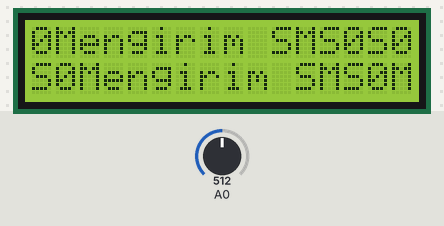
Recording of a sketch running on a simulated Arduino Mega 2560, built with avr-gcc and run on an emulated ATmega2560. Shown: 16×2 character LCD. Inputs (shaded band) come from the test bench; at power-on: A0 = 512.

Above: at 1.2 s.
1.3 s: A0 set to 109
3.9 s: A0 set to 89
At 4.12 s:
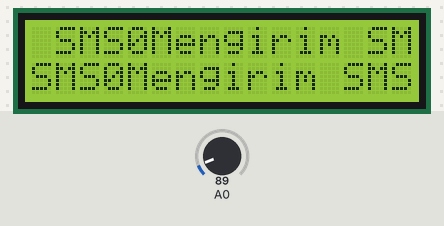
6.3 s: A0 set to 1023
At 6.52 s:
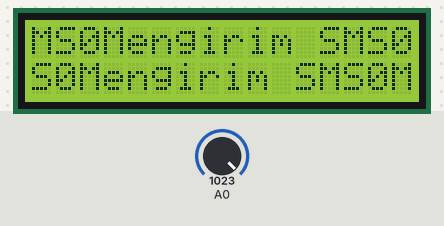
9.3 s: A0 set to 1008
11.7 s: A0 set to 987
At 11.94 s:
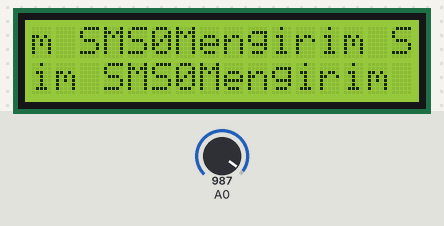
14.4 s: A0 set to 0
At 14.65 s:
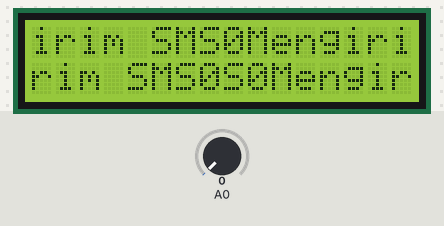
Timing chart, 0 to 17.4 s (numbered marks = the images above; inputs shaded):
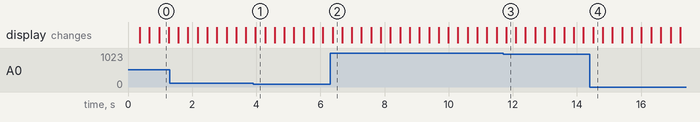

Measured:
- the behaviour switches between 100 and 99 on A0 (found by bisection; images 0 and 1)
- the behaviour switches between 1000 and 999 on A0 (found by bisection; images 2 and 3)
- after the input at 3.9 s, the display: changes after 0.07 s (image 1)
- after the input at 6.3 s, the display: changes after 0.08 s (image 2)
- after the input at 11.7 s, the display: changes after 0.09 s (image 3)
- after the input at 14.4 s, the display: changes after 0.10 s (image 4)

The sketch:

Metode_Tsukamoto.ino
```cpp
#include <LiquidCrystal.h>
LiquidCrystal lcd(2, 3, 4, 5, 6, 7);
const int trigPin;
const int echoPin;

int sensor;
int modul_wifi;
int sms_size;
int tinggi_air;
int value_normal;
int value_kirim;
int MengirimSms, normal;

float x;
float y;
float z;

void setup() {
 lcd.begin(16,2);
 pinMode(trigPin, OUTPUT);
 pinMode(echoPin, INPUT);
}

void loop(){

//fuzifikasi
tinggi_air=analogRead(sensor);
Serial.println(tinggi_air) ;
Serial.println(value_normal);

if (tinggi_air <200)
value_kirim  = 1;
value_normal = 0;

if (tinggi_air >200 && 300)
value_kirim = (300-sensor)/(300-200);
value_normal = (sensor-200)/(300-200);


if  (tinggi_air = 300)
value_kirim  = 1;
value_normal = 0 ;

if (tinggi_air >= 300);
value_kirim = 1;
value_normal = 0;

if (tinggi_air >=300)
value_kirim = (200-sensor)/(200-300);
value_normal = (sensor-300)/(200-300);


//defuzzifikasi

Serial.println(z);

if (z<200)
{
  digitalWrite(trigPin, HIGH);
  lcd.print("Mengirim SMS");
  lcd.print(MengirimSms);
}

else
{
  lcd.print("normal");
  lcd.print(normal);
}
}
```

Metode_Mamdani.ino
```cpp
#include <stdio.h>
#include <math.h>
float A, B;
int sel_;

float a1, b1a, b1b, c1;

float A11, A12, A13, A14, A15, A16, A17;
float M1, M2, M3, M4, M5, M6, M7;

float fucurah_hujan[4] = {0, 0, 10, 100};
float fulama_hujan[3] = {50, 150, 250};
float fudebit_sungai[4] = {200, 290, 300, 300};

float fysiaga3[3] = {0, 0, 100};
float fysiaga2[3] = {20, 127.5, 235};
float fysiaga1[3] = {155, 255, 255};

float inputf, outputf;

float FiN(){
    if (inputf < fucurah_hujan[2]){return 1;}
    else if (inputf >= fucurah_hujan[2] && inputf <= fucurah_hujan[3]){return (fucurah_hujan[3] - inputf)/(fucurah_hujan[3]-fucurah_hujan[2]);}
    else if (inputf > fucurah_hujan[3]){return 0;}
}

float FiZ(){

    if (inputf < fulama_hujan[0]){return 0;}
    else if (inputf >= fulama_hujan[0] && inputf <= fulama_hujan[1]){return (inputf - fulama_hujan[0])/(fulama_hujan[1]-fulama_hujan[0]);}
    else if (inputf >= fulama_hujan[1] && inputf <= fulama_hujan[2]){return (fulama_hujan[2] - inputf)/(fulama_hujan[2]-fulama_hujan[1]);}
    else if (inputf > fulama_hujan[2]){return 0;}

}

float FiP(){
    if (inputf < fudebit_sungai[0]){return 0;}
    else if (inputf >= fudebit_sungai[0] && inputf <= fudebit_sungai[1]){return (inputf - fudebit_sungai[0])/(fudebit_sungai[1]-fudebit_sungai[0]);}
    else if (inputf > fudebit_sungai[1]){return 1;}
}

float FoN(){
    if (outputf < fysiaga3[1]){return 1;}
    else if (outputf >= fysiaga3[1] && outputf <= fysiaga3[2]){return (fysiaga3[2] - outputf)/(fysiaga3[2]-fysiaga3[1]);}
    else if (outputf > fysiaga3[2]){return 0;}
}

float FoZ(){

    if (outputf < fysiaga2[0]){return 0;}
    else if (outputf >= fysiaga2[0] && outputf <= fysiaga2[1]){return (outputf - fysiaga2[0])/(fysiaga2[1]-fysiaga2[0]);}
    else if (outputf >= fysiaga2[1] && outputf <= fysiaga2[2]){return (fysiaga2[2] - outputf)/(fysiaga2[2]-fysiaga2[1]);}
    else if (outputf > fysiaga2[2]){return 0;}

}

float FoP(){
    if (outputf < fysiaga1[0]){return 0;}
    else if (outputf >= fysiaga1[0] && outputf <= fysiaga1[1]){return (outputf - fysiaga1[0])/(fysiaga1[1]-fysiaga1[0]);}
    else if (outputf > fysiaga1[1]){return 1;}
}

void implikasi (){
a1 = 100 - (FiN() * (fysiaga3[2] - fysiaga3[1]));
b1a = 20 + (FiZ() * (fysiaga2[1] - fysiaga2[0]));
b1b =  235 - (FiZ() * (fysiaga2[2] - fysiaga2[1]));
c1 = 155 + (FiP() * (fysiaga1[1] - fysiaga1[0]));
}

void luas_deffuzzy(){
implikasi ();
A11 = ((fysiaga3[2] - a1) * FiN()) / 2;
A12 = (a1 - fysiaga3[0]) * FiN();
A13 = ((b1a - fysiaga2[0])* FiZ()) / 2;
A14 = ((fysiaga2[2] - b1b)* FiZ()) / 2;
A15 = (b1b - b1a)*FiZ();
A16 = ((c1 - fysiaga1[0]) * FiP()) / 2;
A17 = (fysiaga1[2] - c1)* FiP();
}

float f(float x){

    if (B > 0 && sel_ == 0){
    return ((x-A)/B)*x;
    }
    else if (B > 0 && sel_ == 1){
    return ((A-x)/B)*x;
    }
    else {
    return A*x;
    }
}

float simpsons(float f(float x), float a,float b,float n){
  float h,integral,x,sum=0;
  int i;
  h=fabs(b-a)/n;
  for(i=1;i<n;i++){
    x=a+i*h;
    if(i%2==0){
      sum=sum+2*f(x);
    }
    else{
      sum=sum+4*f(x);
    }
  }
  integral=(h/3)*(f(a)+f(b)+sum);
  return integral;
}

float fx(float limd, float limu, float a, float b, int sel){
    int n,i=2;
    float h,x,integral,eps=0.1,integral_new;
    A = a;
    B = b;
    sel_ = sel;

    integral_new=simpsons(f,limd,limu,i);

    do{
        integral=integral_new;
        i=i+2;
        integral_new=simpsons(f,limd,limu,i);
    }while(fabs(integral_new-integral)>=eps);


    return integral_new;
}

void moment(){
luas_deffuzzy();

M1 = fx(a1, fysiaga3[2], fysiaga3[2], (fysiaga3[2]-fysiaga3[0]), 1);
M2 = fx(fysiaga3[0], a1, FiN(), 0, 0);
M3 = fx(fysiaga2[0], b1a, fysiaga2[0], (fysiaga2[1] - fysiaga2[0]), 0);
M4 = fx (b1b, fysiaga2[2], fysiaga2[2], (fysiaga2[2]-fysiaga2[1]), 1);
M5 = fx (b1a, b1b, FiZ(), 0, 0);
M6 = fx(fysiaga1[0], c1, fysiaga1[0], (fysiaga1[2]-fysiaga1[0]), 0);
M7 = fx(c1, fysiaga1[2], FiP(), 0, 0);
}

float deffuzzyfikasi(){
return (M1+M2+M3+M4+M5+M6+M7)/(A11+A12+A13+A14+A15+A16+A17);
}

int main(){
    printf ("Masukan Input Jarak 0 - 300 :");
    scanf ("%f", &inputf);

    printf ("Curah Hujan : %f\n", FiN());
    printf ("Lama Hujan: %f\n", FiZ());
    printf ("Debit Sungai: %f\n", FiP());

    moment();

    printf("a1 : %f\n", a1);
    printf("b1a : %f\n", b1a);
    printf("b1b : %f\n", b1b);
    printf("c1 : %f\n", c1);

    printf("A11 :%f\n", A11);
    printf("A12 :%f\n", A12);
    printf("A13 :%f\n", A13);
    printf("A14 :%f\n", A14);
    printf("A15 :%f\n", A15);
    printf("A16 :%f\n", A16);
    printf("A17 :%f\n", A17);

    printf("M1 : %f\n", M1);
    printf("M2 : %f\n", M2);
    printf("M3 : %f\n", M3);
    printf("M4 : %f\n", M4);
    printf("M5 : %f\n", M5);
    printf("M6 : %f\n", M6);
    printf("M7 : %f\n", M7);

    printf("OutDefuzzyfikasi : %f", deffuzzyfikasi());
}
```
